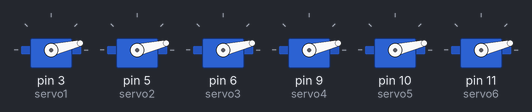
The sketch below on a simulated Arduino Uno, built with avr-gcc and run on an emulated ATmega328P. On the bench: 6 × servo. At 3.8 s the program stops and its outputs stay as they are.

Above: at 0.15 s.
At 0.75 s:
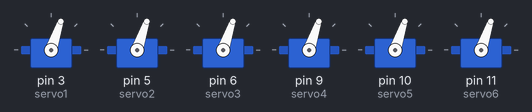
At 1.35 s:
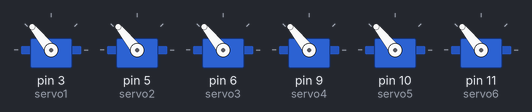
At 1.96 s:
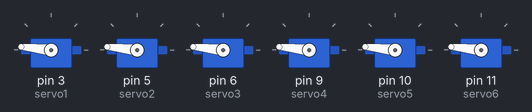
At 2.56 s:
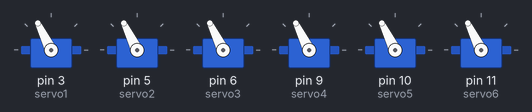
At 3.8 s:
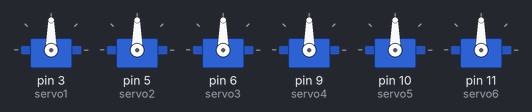
Timing chart, 0 to 5.3 s (numbered marks = the images above):
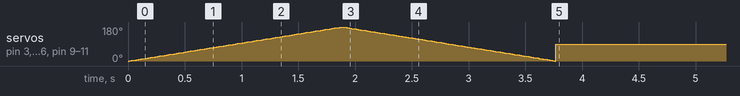

The sketch:

program_6_servo_motors.ino
```cpp
// Reham Alhmaidi

#include <Servo.h>

// Create servo objects for 6 servos
Servo servo1;
Servo servo2;
Servo servo3;
Servo servo4;
Servo servo5;
Servo servo6;

void setup() {
  // Attach servo motors to digital pins
  servo1.attach(3);  // Attach Servo 1 to pin 3
  servo2.attach(5);  // Attach Servo 2 to pin 5
  servo3.attach(6);  // Attach Servo 3 to pin 6
  servo4.attach(9);  // Attach Servo 4 to pin 9
  servo5.attach(10); // Attach Servo 5 to pin 10
  servo6.attach(11); // Attach Servo 6 to pin 11
}

void loop() {
  // Sweep all servos from 0 to 180 degrees and back for 2 seconds
  unsigned long startTime = millis(); // Record the current time
  while (millis() - startTime < 2000) { // Loop for 2 seconds
    // Sweep servos from 0 to 180 degrees
    for (int pos = 0; pos <= 180; pos += 1) {
      servo1.write(pos);
      servo2.write(pos);
      servo3.write(pos);
      servo4.write(pos);
      servo5.write(pos);
      servo6.write(pos);
      delay(10); // Small delay for smooth motion
    }

    // Sweep servos back from 180 to 0 degrees
    for (int pos = 180; pos >= 0; pos -= 1) {
      servo1.write(pos);
      servo2.write(pos);
      servo3.write(pos);
      servo4.write(pos);
      servo5.write(pos);
      servo6.write(pos);
      delay(10); // Small delay for smooth motion
    }
  }

  // Hold all servos at the 90-degree position
  servo1.write(90);
  servo2.write(90);
  servo3.write(90);
  servo4.write(90);
  servo5.write(90);
  servo6.write(90);

  // Prevent further movement (infinite loop)
  while (true) {
    // Servos remain at 90 degrees indefinitely
  }
}
```
